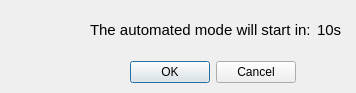
<?xml version="1.0" encoding="UTF-8"?>
<ui version="4.0">
 <class>Form</class>
 <widget class="QWidget" name="Form">
  <property name="geometry">
   <rect>
    <x>0</x>
    <y>0</y>
    <width>356</width>
    <height>93</height>
   </rect>
  </property>
  <property name="minimumSize">
   <size>
    <width>356</width>
    <height>93</height>
   </size>
  </property>
  <property name="maximumSize">
   <size>
    <width>356</width>
    <height>93</height>
   </size>
  </property>
  <property name="windowTitle">
   <string>Start automated mode</string>
  </property>
  <widget class="QDialogButtonBox" name="buttonBox">
   <property name="geometry">
    <rect>
     <x>130</x>
     <y>60</y>
     <width>166</width>
     <height>24</height>
    </rect>
   </property>
   <property name="standardButtons">
    <set>QDialogButtonBox::Cancel|QDialogButtonBox::Ok</set>
   </property>
  </widget>
  <widget class="QWidget" name="horizontalLayoutWidget">
   <property name="geometry">
    <rect>
     <x>90</x>
     <y>20</y>
     <width>261</width>
     <height>19</height>
    </rect>
   </property>
   <layout class="QHBoxLayout" name="horizontalLayout">
    <item>
     <widget class="QLabel" name="label">
      <property name="font">
       <font>
        <pointsize>11</pointsize>
       </font>
      </property>
      <property name="text">
       <string>The automated mode will start in:</string>
      </property>
     </widget>
    </item>
    <item>
     <widget class="QLabel" name="label_time">
      <property name="font">
       <font>
        <pointsize>11</pointsize>
       </font>
      </property>
      <property name="text">
       <string>10s</string>
      </property>
     </widget>
    </item>
   </layout>
  </widget>
  <widget class="QLabel" name="label_2">
   <property name="geometry">
    <rect>
     <x>0</x>
     <y>0</y>
     <width>100</width>
     <height>100</height>
    </rect>
   </property>
   <property name="frameShape">
    <enum>QFrame::NoFrame</enum>
   </property>
   <property name="text">
    <string/>
   </property>
   <property name="pixmap">
    <pixmap>../icon/attention.png</pixmap>
   </property>
   <property name="scaledContents">
    <bool>true</bool>
   </property>
  </widget>
 </widget>
 <resources/>
 <connections/>
</ui>
